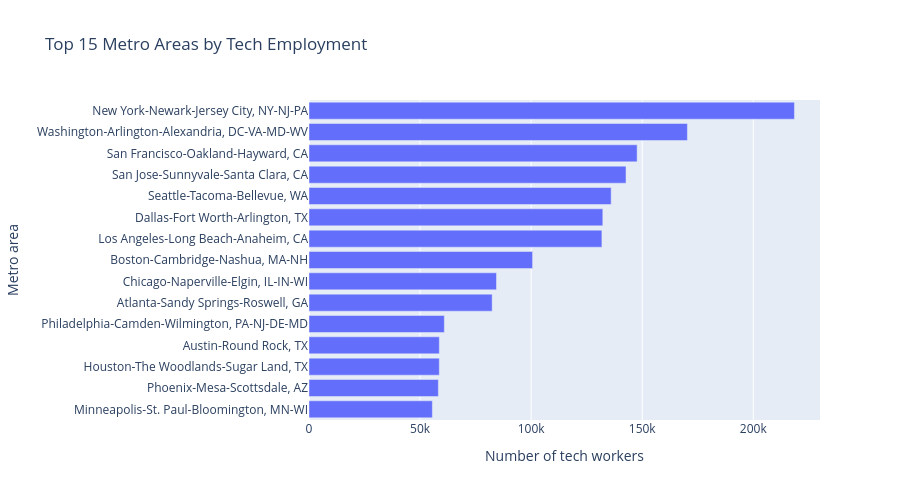

Notebook code cell kept with this figure:
### Markdown cell above
## 7. Bar Chart: Top 15 Metro Areas by Tech Employment

- **Objective:** To find out where tech workers work, showing the 15 metro areas with the most workers in the 12 occupations. Charts 3 to 6 are about wages, so this chart is about employment.
- **Why this visualisation type:** A bar chart is good for comparing one number across names. I made it horizontal so the long metro names are easy to read, and sorted it to make the ranking clear. I only add up rows from the `metros` table (the 12 occupations in the same metro area), and since metro areas don't overlap, no worker is counted twice.

### Code cell
metro_emp = metros.groupby("AREA_TITLE", as_index=False)["TOT_EMP"].sum()
metro_emp = metro_emp.sort_values("TOT_EMP").tail(15)

fig_emp = px.bar(metro_emp,
               x="TOT_EMP",
               y="AREA_TITLE",
               height=500, 
               labels={"TOT_EMP": "Number of tech workers", "AREA_TITLE": "Metro area"},
               title="Top 15 Metro Areas by Tech Employment")
fig_emp.show()

### Figure 1 — Plotly figure (JSON) as saved in the notebook; plotly's stock layout.template omitted (floating-point values rounded to 4 significant figures)
{"data": [{"hovertemplate": "Number of tech workers=%{x}<br>Metro area=%{y}<extra></extra>", "legendgroup": "", "marker": {"color": "#636efa", "pattern": {"shape": ""}}, "name": "", "orientation": "h", "showlegend": false, "textposition": "auto", "type": "bar", "x": [55530.0, 58230.0, 58660.0, 58670.0, 60920.0, 82450.0, 84400.0, 100600.0, 131800.0, 132300.0, 136000.0, 142700.0, 147700.0, 170400.0, 218500.0], "xaxis": "x", "y": ["Minneapolis-St. Paul-Bloomington, MN-WI", "Phoenix-Mesa-Scottsdale, AZ", "Houston-The Woodlands-Sugar Land, TX", "Austin-Round Rock, TX", "Philadelphia-Camden-Wilmington, PA-NJ-DE-MD", "Atlanta-Sandy Springs-Roswell, GA", "Chicago-Naperville-Elgin, IL-IN-WI", "Boston-Cambridge-Nashua, MA-NH", "Los Angeles-Long Beach-Anaheim, CA", "Dallas-Fort Worth-Arlington, TX", "Seattle-Tacoma-Bellevue, WA", "San Jose-Sunnyvale-Santa Clara, CA", "San Francisco-Oakland-Hayward, CA", "Washington-Arlington-Alexandria, DC-VA-MD-WV", "New York-Newark-Jersey City, NY-NJ-PA"], "yaxis": "y"}], "layout": {"barmode": "relative", "height": 500, "legend": {"tracegroupgap": 0}, "title": {"text": "Top 15 Metro Areas by Tech Employment"}, "xaxis": {"anchor": "y", "domain": [0, 1], "title": {"text": "Number of tech workers"}}, "yaxis": {"anchor": "x", "domain": [0, 1], "title": {"text": "Metro area"}}}}
